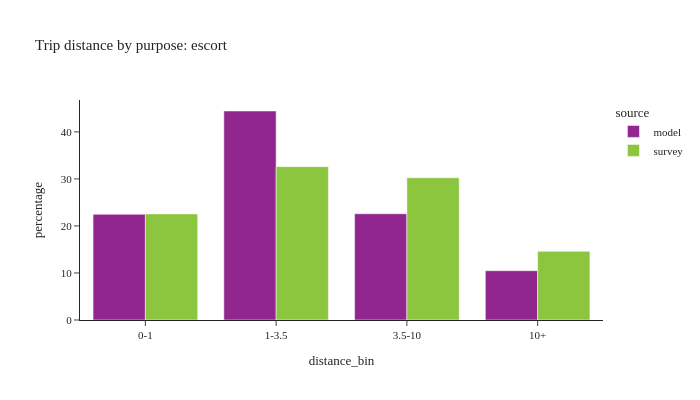

Write notebook code for a chart like this one.
### Code cell
plot_bins(trip, trip['dpurp'] == 3, 'escort')

### Figure 1 — Plotly figure (JSON) as saved in the notebook; plotly's stock layout.template omitted (floating-point values rounded to 4 significant figures)
{"data": [{"alignmentgroup": "True", "customdata": [[376951], [745308], [378910], [175841]], "hovertemplate": "source=model<br>distance_bin=%{x}<br>percentage=%{y}<br>sample count=%{customdata[0]}<extra></extra>", "legendgroup": "model", "marker": {"color": "#91268F", "pattern": {"shape": ""}}, "name": "model", "offsetgroup": "model", "orientation": "v", "showlegend": true, "textposition": "auto", "type": "bar", "x": ["0-1", "1-3.5", "3.5-10", "10+"], "xaxis": "x", "y": [22.48, 44.44, 22.59, 10.49], "yaxis": "y"}, {"alignmentgroup": "True", "customdata": [[442], [651], [482], [224]], "hovertemplate": "source=survey<br>distance_bin=%{x}<br>percentage=%{y}<br>sample count=%{customdata[0]}<extra></extra>", "legendgroup": "survey", "marker": {"color": "#8CC63E", "pattern": {"shape": ""}}, "name": "survey", "offsetgroup": "survey", "orientation": "v", "showlegend": true, "textposition": "auto", "type": "bar", "x": ["0-1", "1-3.5", "3.5-10", "10+"], "xaxis": "x", "y": [22.55, 32.61, 30.24, 14.6], "yaxis": "y"}], "layout": {"barmode": "group", "font": {"size": 11}, "height": 400, "legend": {"title": {"text": "source"}, "tracegroupgap": 0}, "title": {"text": "Trip distance by purpose: escort"}, "width": 700, "xaxis": {"anchor": "y", "domain": [0.0, 1.0], "title": {"text": "distance_bin"}}, "yaxis": {"anchor": "x", "domain": [0.0, 1.0], "title": {"text": "percentage"}}}}
